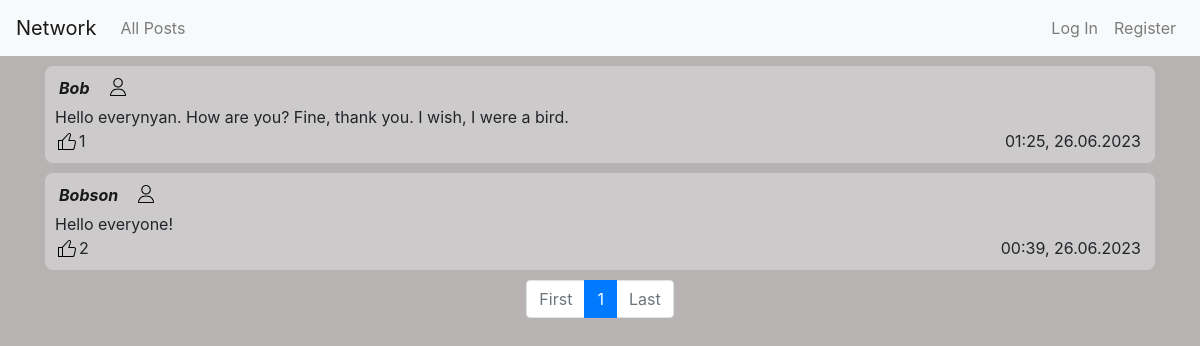
The page / on the database its author committed.
### network/models.py (models this page shows, shortened)
class Post(models.Model):
    author = models.ForeignKey(User, on_delete = models.CASCADE, related_name = "authorUser")
    textarea = models.TextField(max_length = 5000)
    timestamp = models.DateTimeField(auto_now_add=True)
    likes = models.ManyToManyField(User, related_name = "likes", blank = True)

class User(AbstractUser):
    pass

### network/views.py (the view, shortened to what this page needs)
# urls.py: path("", views.index, name="index"),
def index(request):
    posts = Post.objects.all().order_by('-timestamp')
    followingUserList = []
    if request.user.is_authenticated:
        followings = Following.objects.filter(user = request.user)
        if followings:
            for extractList in followings:
                for unit in extractList.who.all():
                    followingUserList.append(unit.username)
    forrange = math.ceil(len(posts)/N)+1
    paginator = Paginator(posts, N)
    page_number = request.GET.get('page')
    page_obj = paginator.get_page(page_number)
    return render(request, "network/index.html", {
        "page_obj": page_obj,
        "form": Postform(),
        "range": range(1, forrange),
        "followings": followingUserList,
    })

### network/templates/network/index.html (shortened to what this page needs)
{% extends "network/layout.html" %}
{% block body %}
    <div class="container">
        {% for post in page_obj %}
            <div class="comment comment-{{post.id}}">
                <div class="d-flex flex-row align-items-center flexgap margbot5">
                    <a class="linkForUser frame" href="{% url 'profile' post.author %}"> {{ post.author }} </a>
                    {% if user.is_authenticated %}
                        {% if post.author.username in followings %}
                            <button onclick="subscribeFunction(this)" title="unsubscribe" class="subscribe" type="submit" data-author="{{post.author}}" data-substatus="true" style="margin-left: 10px;">
                                <img src="/static/network/black.png" class="imagepad" width="18px" height="18px">
                            </button>
                        {% elif request.user == post.author %}
                        {% else %}
                            <button onclick="subscribeFunction(this)" title="subscribe" class="subscribe" type="submit" data-author="{{post.author}}" data-substatus="false" style="margin-left: 10px;">
                                <img src="/static/network/white.png" class="imagepad" width="18px" height="18px">
                            </button>
                        {% endif %}
                    {% else %}
                        <img src="/static/network/white.png" class="imagepad" width="18px" height="18px">
                    {% endif %}
                </div>
                <div class="divPostArea-{{post.id}}">
                    <p class="postArea-{{post.id}}">
                        {{ post.textarea }}
                    </p>
                </div>
                <span class="frame floatRight">
                    {{ post.timestamp|date:'H:i, d.m.Y'}}
                </span>
                <div class="likediv">
                    <span class="likeCount-{{post.id}}">
                        {{ post.likes.all|length }}
                    </span>
                </div>
            </div>
        {% empty %}
            <div class="comment">
                <p class="centerText">You haven't got following people yet</p>
            </div>
        {% endfor %}
    </div>
    <nav class="pagnav">
        <ul class="pagination justify-content-center">
            {% if page_obj.number == 1 %}
                <li class="page-item disabled"><a class="page-link" href="?page=1">First</a></li>
            {% else %}
                <li class="page-item"><a class="page-link" href="?page=1">First</a></li>
            {% endif %}
            {% if page_obj.paginator.num_pages < 4 %}
                {% for i in range %}
                    {% if page_obj.number == i %}
                        <li class="page-item active"><a class="page-link" href="?page={{ i }}"> {{ i }} </a></li>
                    {% else %}
                        <li class="page-item"><a class="page-link" href="?page={{ i }}"> {{ i }} </a></li>
                    {% endif %}
                {% endfor %}
            {% endif %}
            {% if page_obj.number == page_obj.paginator.num_pages %}
                <li class="page-item disabled"><a class="page-link" href="?page={{ page_obj.paginator.num_pages }}">Last</a></li>
            {% else %}
                <li class="page-item"><a class="page-link" href="?page={{ page_obj.paginator.num_pages }}">Last</a></li>
            {% endif %}
        </ul>
    </nav>
{% endblock %}

### network/static/network/styles.css (style rules this page uses)
body { background-color: rgb(184, 179, 179); background-image: url("https://www.transparenttextures.com/patterns/graphy-dark.png"); user-select: none; }
p { margin: 0; user-select: text; word-break: break-all; }
.comment { width: 100%; height: 100%; margin-bottom: 10px; margin-top: 10px; padding: 10px 10px; border-radius: 8px; background-color: #d6d6d6a9; }
.floatRight { float: right; }
.frame { width: fit-content; background-color: transparent; padding-left: 4px; padding-right: 4px; }
.linkForUser { color: rgb(24, 24, 24); font-style: italic; font-weight: bold; }
.likediv { display: flex; align-items: flex-end; }
.imagepad { margin-bottom: 2px; }
.margbot5 { margin-bottom: 5px;; }
.flexgap { gap: 15px; }

### rows shown on the page
Post: author "Bob", textarea "Hello everynyan. How are you? Fine, thank you. I wish, I were a bird.", timestamp "01:25, 26.06.2023", likes.all|length "1"
Post: author "Bobson", textarea "Hello everyone!", timestamp "00:39, 26.06.2023", likes.all|length "2"

### other values the page prints
{{ i }} "1"
